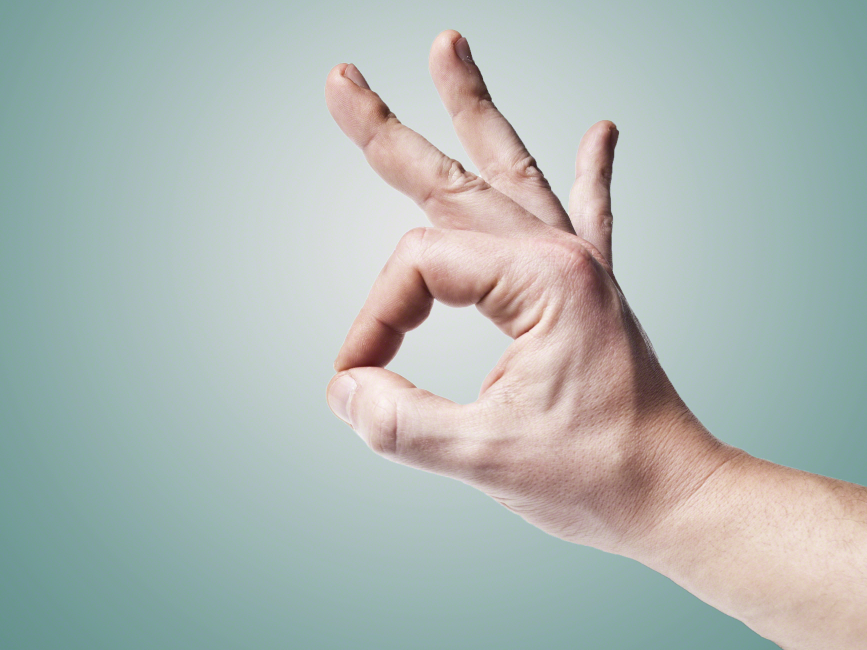
#> input picture resources/hand.jpg, 2600 x 1950 px (shown at 1/3 size)
$ python 6.joining_images.py
#> lines starting #> are read from the running program, lines starting #| are printed output that depends on the picture
import cv2
import numpy as np

img = cv2.imread('resources/hand.jpg')
#> img is the input picture: shape (1950, 2600, 3); mean B, G, R 179.8, 183.6, 173
img_resized = cv2.resize(img, (450, 300))
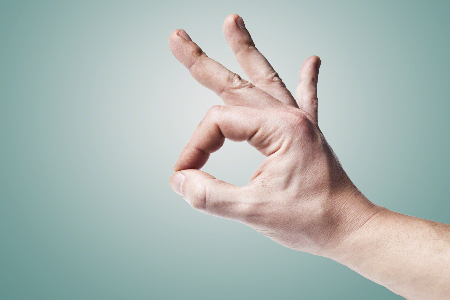
#> img_resized: shape (300, 450, 3); mean B, G, R 179.7, 183.5, 173

imgHor = np.hstack((img_resized, img_resized))
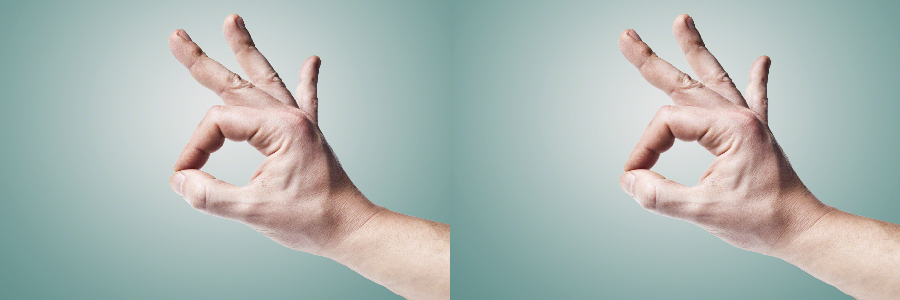
#> imgHor: shape (300, 900, 3); mean B, G, R 179.7, 183.5, 173
imgVer = np.vstack((img_resized, img_resized))
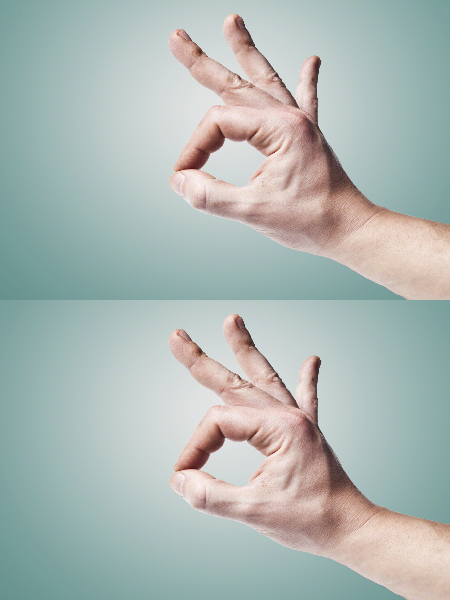
#> imgVer: shape (600, 450, 3); mean B, G, R 179.7, 183.5, 173

print(img_resized.shape)
#| (300, 450, 3)
cv2.imshow('Horizontal', imgHor)
cv2.imshow('Vertical', imgVer)
cv2.waitKey(0)

$ run again, with resources/documents.png saved as resources/hand.jpg
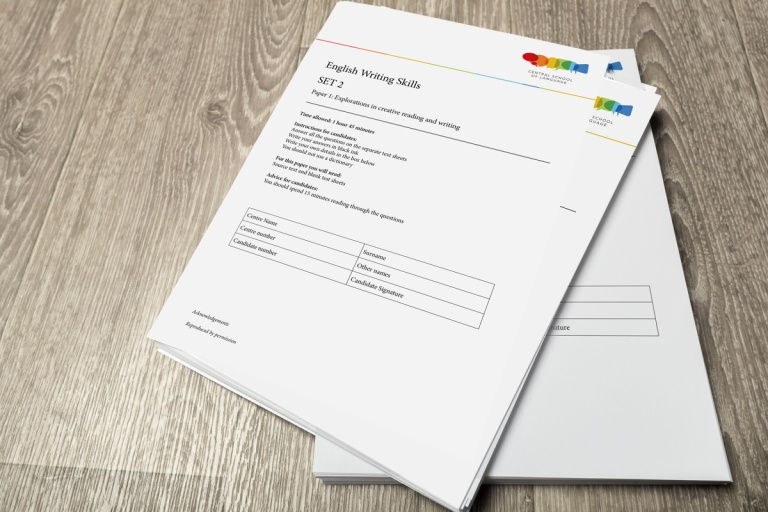
#> input picture resources/documents.png, 768 x 512 px
#> img is the input picture: shape (512, 768, 3); mean B, G, R 189.2, 197.8, 203.1
#> `imgHor = np.hstack((img_resized, img_resized))`:
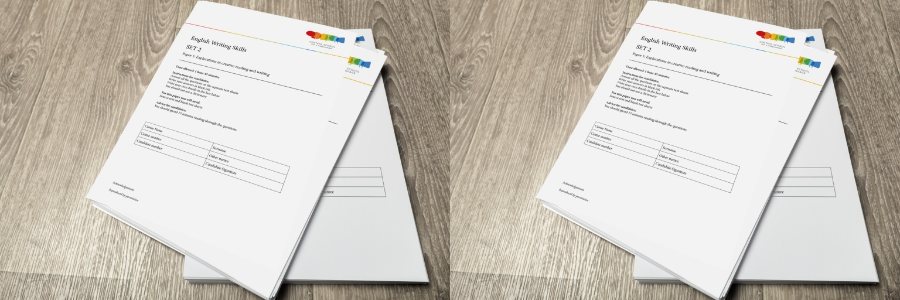
#> imgHor: shape (300, 900, 3); mean B, G, R 189, 197.7, 203
#> `imgVer = np.vstack((img_resized, img_resized))`:
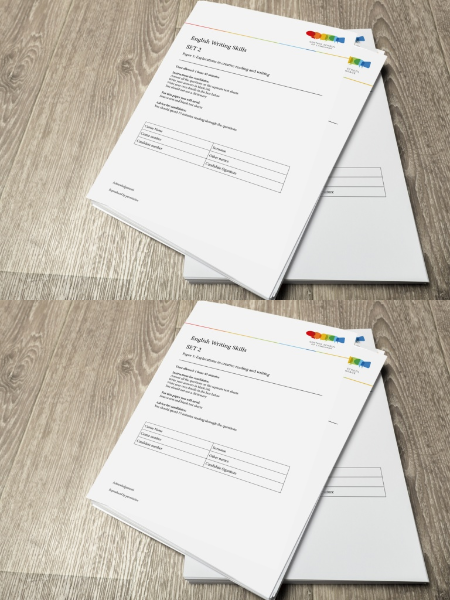
#> imgVer: shape (600, 450, 3); mean B, G, R 189, 197.7, 203
#| (300, 450, 3)
